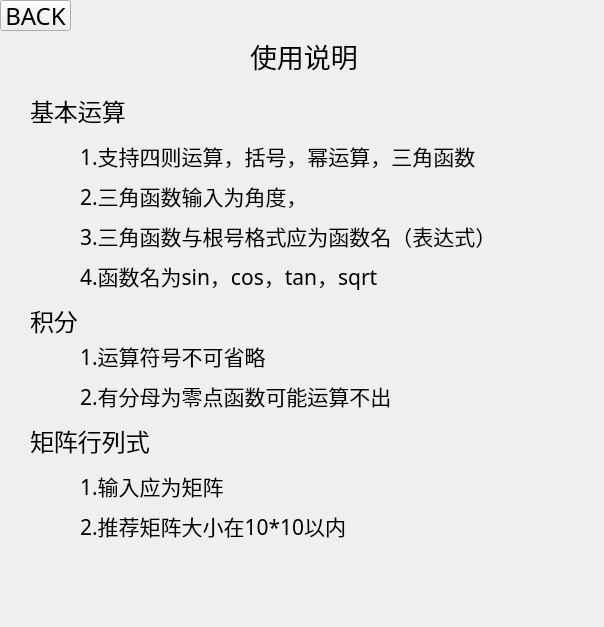
<?xml version="1.0" encoding="UTF-8"?>
<ui version="4.0">
 <class>Form</class>
 <widget class="QWidget" name="Form">
  <property name="geometry">
   <rect>
    <x>0</x>
    <y>0</y>
    <width>604</width>
    <height>627</height>
   </rect>
  </property>
  <property name="windowTitle">
   <string>Form</string>
  </property>
  <widget class="QLabel" name="label">
   <property name="geometry">
    <rect>
     <x>250</x>
     <y>30</y>
     <width>111</width>
     <height>51</height>
    </rect>
   </property>
   <property name="font">
    <font>
     <family>Agency FB</family>
     <pointsize>20</pointsize>
    </font>
   </property>
   <property name="text">
    <string>使用说明</string>
   </property>
  </widget>
  <widget class="QLabel" name="label_2">
   <property name="geometry">
    <rect>
     <x>30</x>
     <y>90</y>
     <width>101</width>
     <height>41</height>
    </rect>
   </property>
   <property name="font">
    <font>
     <family>Agency FB</family>
     <pointsize>18</pointsize>
    </font>
   </property>
   <property name="text">
    <string>基本运算</string>
   </property>
  </widget>
  <widget class="QLabel" name="label_3">
   <property name="geometry">
    <rect>
     <x>80</x>
     <y>140</y>
     <width>521</width>
     <height>31</height>
    </rect>
   </property>
   <property name="font">
    <font>
     <family>Agency FB</family>
     <pointsize>16</pointsize>
    </font>
   </property>
   <property name="text">
    <string>1.支持四则运算，括号，幂运算，三角函数</string>
   </property>
  </widget>
  <widget class="QLabel" name="label_4">
   <property name="geometry">
    <rect>
     <x>80</x>
     <y>180</y>
     <width>521</width>
     <height>31</height>
    </rect>
   </property>
   <property name="font">
    <font>
     <family>Agency FB</family>
     <pointsize>16</pointsize>
    </font>
   </property>
   <property name="text">
    <string>2.三角函数输入为角度，</string>
   </property>
  </widget>
  <widget class="QLabel" name="label_5">
   <property name="geometry">
    <rect>
     <x>80</x>
     <y>220</y>
     <width>521</width>
     <height>31</height>
    </rect>
   </property>
   <property name="font">
    <font>
     <family>Agency FB</family>
     <pointsize>16</pointsize>
    </font>
   </property>
   <property name="text">
    <string>3.三角函数与根号格式应为函数名（表达式）</string>
   </property>
  </widget>
  <widget class="QLabel" name="label_6">
   <property name="geometry">
    <rect>
     <x>80</x>
     <y>260</y>
     <width>521</width>
     <height>31</height>
    </rect>
   </property>
   <property name="font">
    <font>
     <family>Agency FB</family>
     <pointsize>16</pointsize>
    </font>
   </property>
   <property name="text">
    <string>4.函数名为sin，cos，tan，sqrt</string>
   </property>
  </widget>
  <widget class="QLabel" name="label_7">
   <property name="geometry">
    <rect>
     <x>30</x>
     <y>300</y>
     <width>101</width>
     <height>41</height>
    </rect>
   </property>
   <property name="font">
    <font>
     <family>Agency FB</family>
     <pointsize>18</pointsize>
    </font>
   </property>
   <property name="text">
    <string>积分</string>
   </property>
  </widget>
  <widget class="QLabel" name="label_8">
   <property name="geometry">
    <rect>
     <x>80</x>
     <y>340</y>
     <width>521</width>
     <height>31</height>
    </rect>
   </property>
   <property name="font">
    <font>
     <family>Agency FB</family>
     <pointsize>16</pointsize>
    </font>
   </property>
   <property name="text">
    <string>1.运算符号不可省略</string>
   </property>
  </widget>
  <widget class="QLabel" name="label_9">
   <property name="geometry">
    <rect>
     <x>80</x>
     <y>380</y>
     <width>521</width>
     <height>31</height>
    </rect>
   </property>
   <property name="font">
    <font>
     <family>Agency FB</family>
     <pointsize>16</pointsize>
    </font>
   </property>
   <property name="text">
    <string>2.有分母为零点函数可能运算不出</string>
   </property>
  </widget>
  <widget class="QLabel" name="label_10">
   <property name="geometry">
    <rect>
     <x>30</x>
     <y>420</y>
     <width>121</width>
     <height>41</height>
    </rect>
   </property>
   <property name="font">
    <font>
     <family>Agency FB</family>
     <pointsize>18</pointsize>
    </font>
   </property>
   <property name="text">
    <string>矩阵行列式</string>
   </property>
  </widget>
  <widget class="QLabel" name="label_11">
   <property name="geometry">
    <rect>
     <x>80</x>
     <y>470</y>
     <width>521</width>
     <height>31</height>
    </rect>
   </property>
   <property name="font">
    <font>
     <family>Agency FB</family>
     <pointsize>16</pointsize>
    </font>
   </property>
   <property name="text">
    <string>1.输入应为矩阵</string>
   </property>
  </widget>
  <widget class="QLabel" name="label_12">
   <property name="geometry">
    <rect>
     <x>80</x>
     <y>510</y>
     <width>521</width>
     <height>31</height>
    </rect>
   </property>
   <property name="font">
    <font>
     <family>Agency FB</family>
     <pointsize>16</pointsize>
    </font>
   </property>
   <property name="text">
    <string>2.推荐矩阵大小在10*10以内</string>
   </property>
  </widget>
  <widget class="QPushButton" name="backButton">
   <property name="geometry">
    <rect>
     <x>0</x>
     <y>0</y>
     <width>71</width>
     <height>31</height>
    </rect>
   </property>
   <property name="font">
    <font>
     <family>仿宋</family>
     <pointsize>18</pointsize>
    </font>
   </property>
   <property name="text">
    <string>BACK</string>
   </property>
  </widget>
 </widget>
 <resources/>
 <connections/>
</ui>
